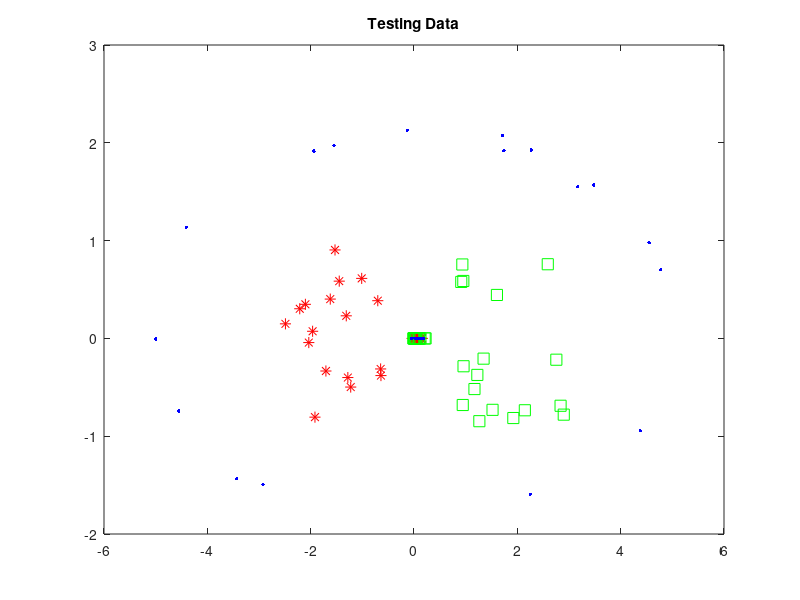

Write MATLAB code to recreate this figure.
saved_name = 'TRAIN';
s = load('TRAINTEST2D.mat',saved_name);
d = s.(saved_name);
data = d{1,4};

Z1 = rotdim(data{1,1});
X1 = Z1(:,1);
Y1 = Z1(:,2);

Z2 = rotdim(data{1,2});
X2 = Z2(:,1);
Y2 = Z2(:,2);

Z3 = rotdim(data{1,3});
X3 = Z3(:,1);
Y3 = Z3(:,2);

plot(X1,Y1,'r*','MarkerSize',8);
hold on;
plot(X2,Y2,'gs','MarkerSize',8);
hold on;
plot(X3,Y3,'b.','MarkerSize',8);
pause;

Z = cat(1,Z1,Z2,Z3);

indiZ = [ Z1 Z2 Z3];

function R = GaussianKernel(X,Y)

%power = (X - Y)*(X - Y)';
power = sum((X-Y).^2);

R = exp(-1*power/2*1);


return;

end


MStar = zeros(length(Z),1);

for i = 1:length(MStar)

	for j = 1:length(Z)
		MStar(i,1) += GaussianKernel(Z(i,:),Z(j,:));
	endfor

	MStar(i,1) = MStar(i,1) / length(Z);

endfor

M = zeros(length(Z),3);

for i = 1:3
	
	temp = i*2;

	for j = 1:length(Z)
		
		for z = 1:length(indiZ(:,temp-1:temp))
			M(j,i) += GaussianKernel(Z(j,:),indiZ(z,temp-1:temp));
		endfor

		M(j,i) = M(j,i) / length(indiZ(:,temp-1:temp));


	endfor
endfor

K1 = zeros(length(Z),length(Z1));
K2 = zeros(length(Z),length(Z2));
K3 = zeros(length(Z),length(Z3));

for i = 1:length(Z)

	for j = 1:length(Z1)
		K1(i,j) = GaussianKernel(Z(i,:),indiZ(j,1:2));
	endfor

	for j = 1:length(Z2)
		K2(i,j) = GaussianKernel(Z(i,:),indiZ(j,3:4));
	endfor

	for j = 1:length(Z3)
		K3(i,j) = GaussianKernel(Z(i,:),indiZ(j,5:6));
	endfor

endfor

I = eye(length(Z1));
T1 = 1/17 * ones(length(Z1));

T2 = I - T1; 

N = K1*T2*K1' + K2*T2*K2' + K3*T2*K3';

VeraM = zeros(length(Z));

for i = 1:3
	temp = i*2;

	VeraM += 17 * (M(:,i) - MStar) * (M(:,i) - MStar)';

endfor

Matrx  = pinv(N + 0.1 * eye(length(N)))*VeraM;

[v,lambda] = eigs(Matrx);

v1 = v(:,6);

#{
saved_name = 'TEST';
s = load('TRAINTEST2D.mat',saved_name);
d = s.(saved_name);
data = d{1,4};

Z1 = rotdim(data{1,1});

Z2 = rotdim(data{1,2});

Z3 = rotdim(data{1,3});

indiZ = [ Z1 Z2 Z3];
#}

zeroVect = zeros(length(Z1),1);

nZ1 = zeros(length(Z1),1);
for i = 1:length(Z1)
	K = zeros(length(Z),1);
	for j = 1:length(Z)
		K(j) = GaussianKernel(indiZ(i,1:2),Z(j,:));
	endfor
	nZ1(i,1) = v1' * K;
endfor

plot(nZ1,zeroVect,'r*','MarkerSize',8);
hold on;

nZ2 = zeros(length(Z1),1);
for i = 1:length(Z1)
	K = zeros(length(Z),1);
	for j = 1:length(Z)
		K(j) = GaussianKernel(indiZ(i,3:4),Z(j,:));
	endfor
	nZ2(i,1) = v1' * K;
endfor

plot(nZ2,zeroVect,'gs','MarkerSize',8);
hold on;

nZ3 = zeros(length(Z1),1);
for i = 1:length(Z1)
	K = zeros(length(Z),1);
	for j = 1:length(Z)
		K(j) = GaussianKernel(indiZ(i,5:6),Z(j,:));
	endfor
	nZ3(i,1) = v1' * K;
endfor

plot(nZ3,zeroVect,'b.','MarkerSize',8);
title("Testing Data");
pause;
